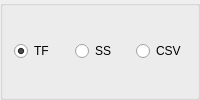
           <widget class="QGroupBox" name="groupBox2">
            <property name="sizePolicy">
             <sizepolicy hsizetype="Fixed" vsizetype="Preferred">
              <horstretch>0</horstretch>
              <verstretch>0</verstretch>
             </sizepolicy>
            </property>
            <property name="title">
             <string/>
            </property>
            <property name="alignment">
             <set>Qt::AlignLeading|Qt::AlignLeft|Qt::AlignVCenter</set>
            </property>
            <property name="flat">
             <bool>true</bool>
            </property>
            <layout class="QGridLayout" name="gridLayout_14">
             <item row="0" column="4">
              <widget class="QRadioButton" name="csvradioButton2">
               <property name="text">
                <string>CSV</string>
               </property>
              </widget>
             </item>
             <item row="0" column="2">
              <widget class="QRadioButton" name="ssradioButton2">
               <property name="text">
                <string>SS</string>
               </property>
              </widget>
             </item>
             <item row="0" column="0">
              <widget class="QRadioButton" name="tfradioButton2">
               <property name="text">
                <string>TF</string>
               </property>
               <property name="checked">
                <bool>true</bool>
               </property>
              </widget>
             </item>
             <item row="0" column="1">
              <spacer name="horizontalSpacer_5">
               <property name="orientation">
                <enum>Qt::Horizontal</enum>
               </property>
               <property name="sizeType">
                <enum>QSizePolicy::Fixed</enum>
               </property>
               <property name="sizeHint" stdset="0">
                <size>
                 <width>10</width>
                 <height>20</height>
                </size>
               </property>
              </spacer>
             </item>
             <item row="0" column="3">
              <spacer name="horizontalSpacer_6">
               <property name="orientation">
                <enum>Qt::Horizontal</enum>
               </property>
               <property name="sizeType">
                <enum>QSizePolicy::Fixed</enum>
               </property>
               <property name="sizeHint" stdset="0">
                <size>
                 <width>10</width>
                 <height>20</height>
                </size>
               </property>
              </spacer>
             </item>
            </layout>
           </widget>
